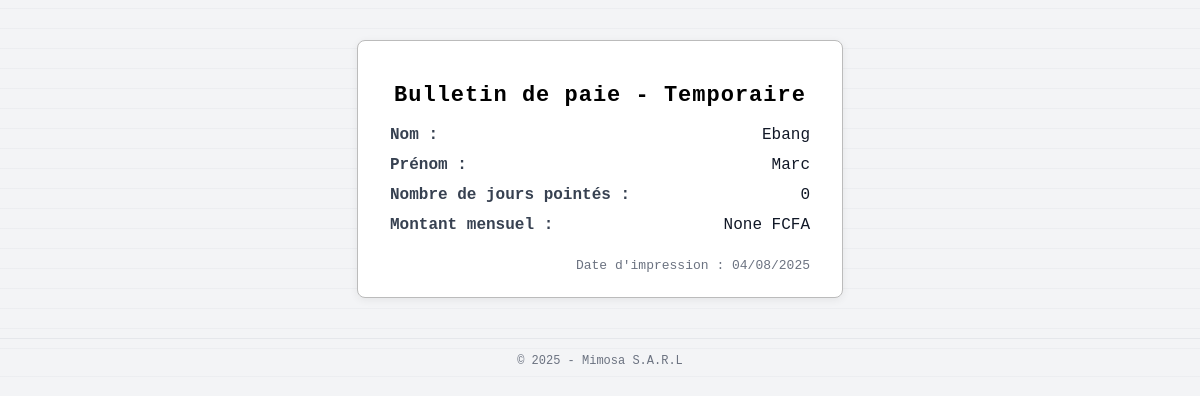
Before: /presence/bulletin-paie-temporaire/96/ with the older database file.
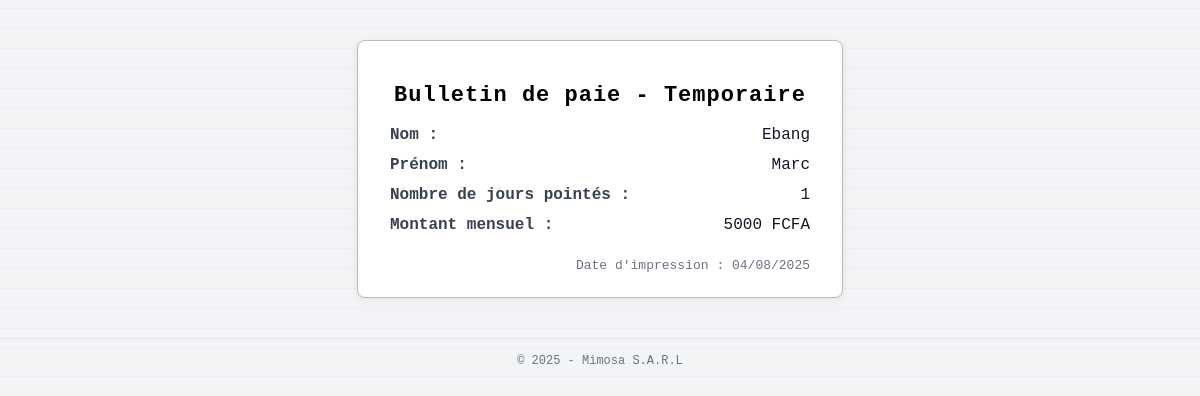
After: the same page with the newer database file.
### employee/models.py (models this page shows, shortened)
class Employee(models.Model):
    EMPLOYEE_TYPE_CHOICES = [
        ('permanent', 'Permanent'),
        ('temporaire', 'Temporaire'),
    ]
    matricule = models.CharField(max_length=20, unique=True)
    nom = models.CharField(max_length=100)
    prenom = models.CharField(max_length=100)
    poste = models.CharField(max_length=100)
    service = models.CharField(max_length=100)
    type = models.CharField(max_length=10, choices=EMPLOYEE_TYPE_CHOICES)
    salaire_journalier = models.CharField(max_length=10, null=True, blank=True)
    date_embauche = models.DateField(null=True, blank=True)
    actif = models.BooleanField(default=True)
    photo = models.ImageField(upload_to='employee/photos/', blank=True, null=True)  # <- nouveau
    class Meta:
        ordering = ['nom', 'prenom']
        verbose_name = "Employé"
        verbose_name_plural = "Employés"
    def salaire_mensuel(self):
        if self.type == 'temporaire' and self.salaire_journalier:
            jours_pointes = self.presence_set.filter(heure_entree__isnull=False, heure_sortie__isnull=False).count()
            return self.salaire_journalier * jours_pointes
        return None

### presence/views.py (the view)
# urls.py: path('bulletin-paie-temporaire/<int:employee_id>/', bulletin_paie_temporaire, name='bulletin_paie_temporaire'),
def bulletin_paie_temporaire(request, employee_id):
    import datetime
    from django.shortcuts import get_object_or_404
    employee = get_object_or_404(Employee, id=employee_id, type='temporaire')
    presences = Presence.objects.filter(employee=employee, heure_entree__isnull=False, heure_sortie__isnull=False)
    nb_jours = presences.count()
    montant_mensuel = employee.salaire_mensuel() if hasattr(employee, 'salaire_mensuel') else "-"
    today = datetime.date.today()
    return render(request, 'bulletin_paie_temporaire.html', {
        'employee': employee,
        'nb_jours': nb_jours,
        'montant_mensuel': montant_mensuel,
        'today': today,
    })

### templates/bulletin_paie_temporaire.html (shortened to what this page needs)
<!DOCTYPE html>
<html>
<head>
</head>
<body>
    <div class="bulletin">
        <h2>Bulletin de paie - Temporaire</h2>
        <div class="ligne"><span class="label">Nom :</span> <span class="valeur">{{ employee.nom }}</span></div>
        <div class="ligne"><span class="label">Prénom :</span> <span class="valeur">{{ employee.prenom }}</span></div>
        <div class="ligne"><span class="label">Nombre de jours pointés :</span> <span class="valeur">{{ nb_jours }}</span></div>
        <div class="ligne"><span class="label">Montant mensuel :</span> <span class="valeur">{{ montant_mensuel }} FCFA</span></div>
        <div class="date-impression">Date d'impression : {{ today|date:'d/m/Y' }}</div>
    </div>
    <div style="text-align: center; margin-top: 20px; padding-top: 15px; border-top: 1px solid #e5e7eb; color: #6b7280; font-size: 12px;">
        © 2025 - Mimosa S.A.R.L
    </div>
</body>
</html>

Changed rows visible on the page:
changed Employee "Ebang": salaire_journalier (not shown) → "5000"
Other visible differences:
{{ nb_jours }}: "0" → "1"
{{ montant_mensuel }}: "None" → (not shown)
